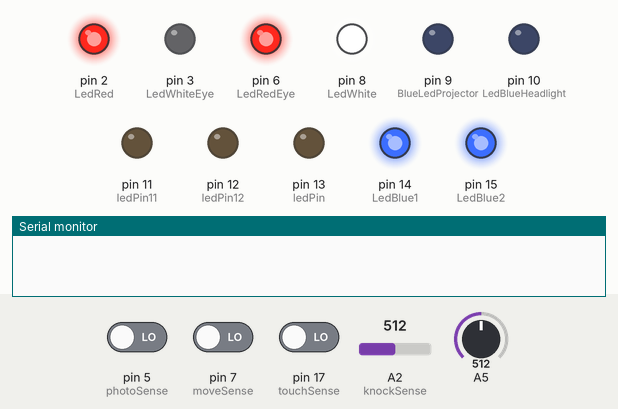
This sketch was run on a simulated Arduino Uno, built with avr-gcc and run on an emulated ATmega328P. Shown: output pins drawn as LEDs (lit = HIGH), the last lines printed to the serial monitor. The test bench sets the inputs (shaded band); at power-on: pin 7 (moveSense) LOW, A2 (knockSense) = 512, pin 17 (touchSense) LOW, pin 5 (photoSense) LOW, A5 = 512. Random numbers use the default seed unless the sketch sets one; the audio player accepts every command and is not drawn.

Above: at 1.2 s.
1.3 s: pin 7 (moveSense) driven HIGH
At 2.9 s:
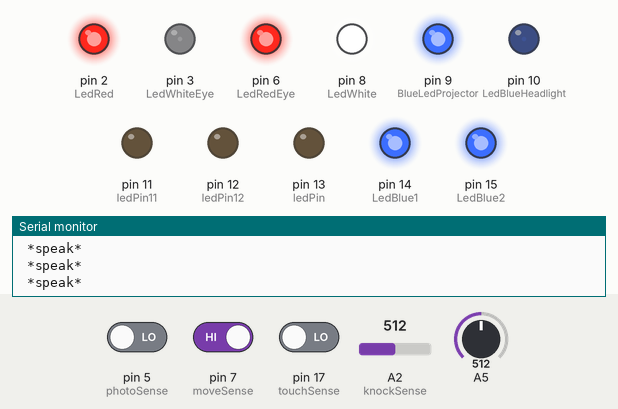
3.2 s: A2 (knockSense) set to 173
6.2 s: A2 (knockSense) set to 143
At 6.9 s:
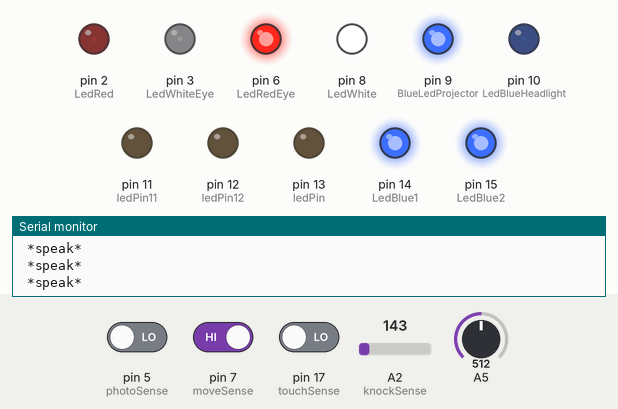
8.0 s: pin 17 (touchSense) driven HIGH
At 9.2 s:
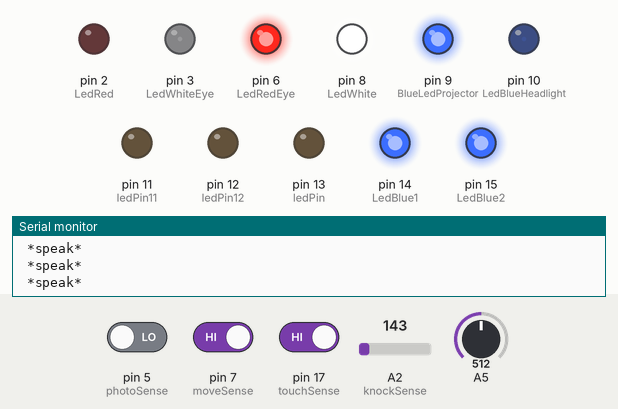
11.0 s: pin 7 (moveSense) driven LOW
At 12.4 s:
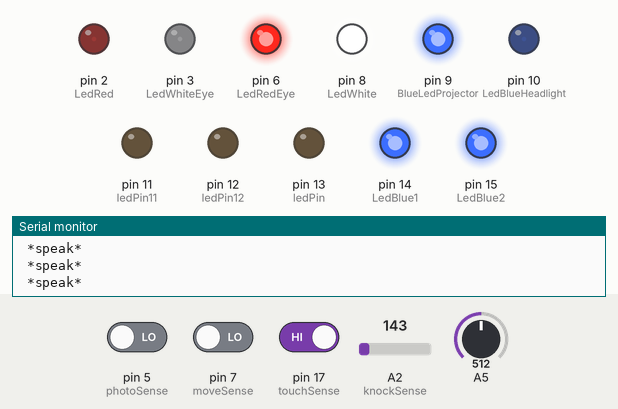
14.0 s: A2 (knockSense) set to 260
At 14.7 s:
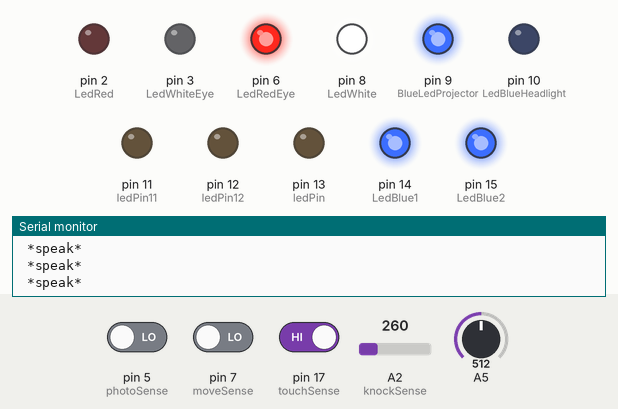
Timing chart, 0 to 16.5 s (numbered marks = the images above; inputs shaded):
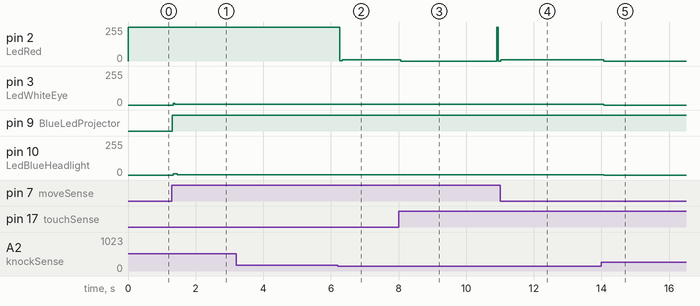

The sketch:

bb8_pro.ino
```cpp
#include <DFPlayer_Mini_Mp3.h>

#include <SoftwareSerial.h>
//#include <DFPlayer_Mp3_Mini.h>

int const BlueLedProjector = 9; //Голографический проектор
int const LedBlueHeadlight = 10; //Крайний синий огонёк на голове
int const LedBlue1 = 14;//NC мигалка на корпусе
int const LedBlue2 = 15;//NC мигалка на корпусе
int const LedRed = 2;//NC огонёк на корпусе
int const LedRedEye = 6;//Красный глаз
int const LedWhite = 8;//Белый огонёк на голове
int const LedWhiteEye = 3;//Белый светодиод озвучания на голове
int const moveSense = 7;//Датчик движения
int const knockSense = 16; //Датчик вибрации
int const photoSense = 5; // Датчик света
int const ledPin = 13; // Светодиод
int const ledPin11 = 11;
int const ledPin12 = 12;// Светодиод
const int touchSense = 17;// Сенсор

const int vibro_sense = 160; // Уровень чувствительности для датчика вибрации
const int light_sense = 100; // Уровень чувствительности для датчика вибрации

int timing = 0;

void setup(){
Serial.begin(9600);
mp3_set_serial(Serial);

pinMode(LedRed, OUTPUT);
pinMode(LedRedEye, OUTPUT);
pinMode(LedWhite, OUTPUT);
pinMode(LedWhiteEye, OUTPUT);
pinMode(photoSense, INPUT);
pinMode(moveSense, INPUT);
pinMode(knockSense, INPUT);
pinMode(ledPin11, OUTPUT);
pinMode(ledPin12, OUTPUT);
pinMode(ledPin, OUTPUT);
pinMode(LedBlue2, OUTPUT);
pinMode(LedBlue1, OUTPUT);
pinMode(LedBlueHeadlight, OUTPUT);
pinMode(BlueLedProjector, OUTPUT);

analogWrite(LedRedEye, 255);
analogWrite(LedWhite, 255);

analogWrite(LedRed, 255);

digitalWrite(LedBlue1, HIGH);
digitalWrite(LedBlue2, HIGH);
}

void loop(){
  light_check();
  light_react();
  move_react();
  vibro_react();
  touch_react();
}


bool move_detect(){
  if(digitalRead(moveSense)){
    return true;
  }else{
    return false;
  }
}

bool vibro_detect(){
  if(analogRead(knockSense) < vibro_sense){
    return true;
  }else{
    return false;
  }
}

void vibro_react(){
  if(vibro_detect()){
    LedWhite_fade();
    RedEye_bright();
    rand_play(45,61);
    speak();
    blinking(LedRed, 3);
    blinking(LedBlueHeadlight, 2);
    blue_blinking();
  }
}

void move_react(){
  if(move_detect()){
    LedWhite_fade();
    rand_play(0,44);
    rand_play(3,40);
    speak();
    projector();
    blinking(LedBlueHeadlight, 2);
    blue_blinking();
  }
}

void RedEye_bright(){
  int light_level = 60;
  int delta = 15;
  timing = millis();  //?
  while(light_level < 255 && run_time() < 250){
    light_level += delta;
    analogWrite(LedRedEye, light_level);
    timing = millis();
  }
}

void LedWhite_fade(){ //let LedWhite fade 3 seconds
  if(run_time() < 3000){
    analogWrite(LedWhite, 128);
    timing = millis();
  }else{
    analogWrite(LedWhite, 255);
  }
}

int run_time(){
  return millis() - timing;
}

void rand_play(int begin, int end){
  mp3_play(random(begin, end));
  Serial.println(" *speak* ");
}

void speak(){
  blinking(LedWhiteEye, 3);
}

void blinking(int someLed, int count){
  int light_level = 0;
  int delta = 15;
  timing = millis();  //?
  for(int i = 0; i < count; ++i){
    while(light_level < 255 && run_time() < 65){
      light_level += delta;
      analogWrite(someLed, light_level);
      timing = millis();
    }
    while(light_level > 0 && run_time() < 65){
      light_level -= delta;
      analogWrite(someLed, light_level);
      timing = millis();
    }
  }
}

void projector(){
  timing = millis();
  if(run_time() < 5000){
    digitalWrite(BlueLedProjector, HIGH);
  }else{
    digitalWrite(BlueLedProjector, LOW);
  }
}

void blue_blinking(){
  for(int i = 0; i < 3; ++i){
    timing = millis();
    if(run_time() < 500){
      digitalWrite(LedBlue2, LOW);
      digitalWrite(LedBlue1, HIGH);
    }else{
      digitalWrite(LedBlue1, LOW);
      digitalWrite(LedBlue2, HIGH);
    }
  }
  digitalWrite(LedBlue1, HIGH);
  digitalWrite(LedBlue2, HIGH);
}

void light_react(){
  if(analogRead(photoSense) > light_sense){
    mp3_set_volume(45);
  }else{
    mp3_set_volume(15);
  }
}

void touch_react(){
  if(digitalRead(touchSense)){
    rand_play(31, 44);
  }
}

void light_check(){
  bool light_flag = digitalRead(photoSense);
  timing = millis();
  if(run_time() > 1000){
    if(light_flag == false && digitalRead(photoSense) == true){
      mp3_play(22);
    }else if(light_flag == true && digitalRead(photoSense) == false){
      mp3_play(23);
    }
  }
}
```

Measured:
- the behaviour switches between 160 and 159 on A2 (knockSense) (found by bisection; images 1 and 2)
- after the input at 1.3 s, pin 3 (LedWhiteEye): 0/255 → 7/255 at once; pin 9 (BlueLedProjector): LOW → HIGH at once; pin 10 (LedBlueHeadlight): 0/255 → 9/255 at once, → 2/255 0.12 s later
- after the input at 6.2 s, pin 2 (LedRed): 255/255 → 2/255 after 0.06 s, → 9/255 0.08 s later
- after the input at 8.0 s, pin 2 (LedRed): 9/255 → 0/255 after 0.06 s, → 255/255 2.8 s later
- after the input at 11.0 s, pin 2 (LedRed): 0/255 → 9/255 at once
- after the input at 14.0 s, pin 2 (LedRed): 9/255 → 0/255 after 0.06 s; pin 3 (LedWhiteEye): 7/255 → 0/255 after 0.06 s; pin 10 (LedBlueHeadlight): 2/255 → 0/255 after 0.06 s
